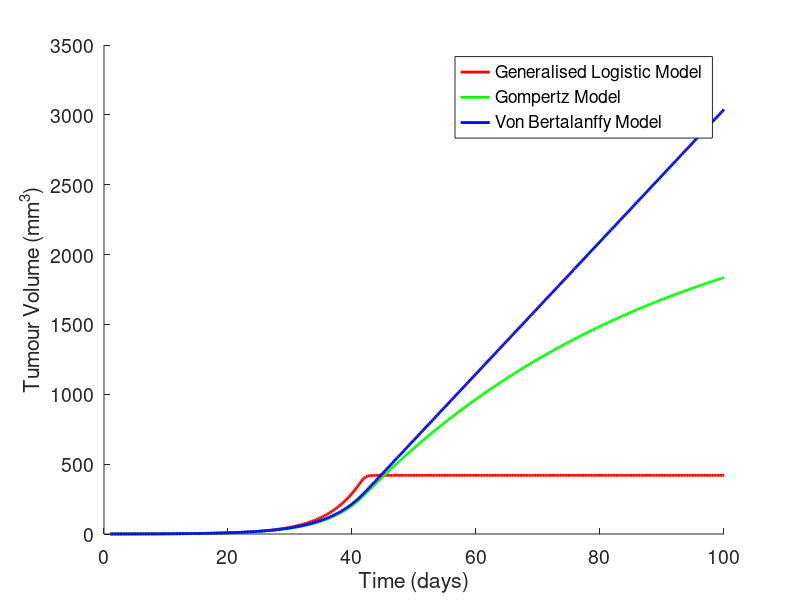

Write MATLAB code to recreate this figure.
a1 = 0.18; K1 = 420; v1 = 18;
a2 = 0.25; b2 = 0.02;
a3 = 0.25; b3 = 0.024; gamma = 0.9;
Initial_Tumour_Size = 0.26;
% All values taken from Shabanisamghabady (2016)

f = @(t,y) [a1*y(1)*(1 - (y(1)/K1)^v1);
            a2*y(1)*exp(-b2*t);
            a3*y(1)^gamma - b3*y(1)]; % y(1) is the x variable (tumour size)
% If exact solution not known, set function below to return a zero vector
exact = @(t) [0;0;0];

h=0.25; % Step size
t0 = 1; tN = 100; % range of t

y0 = [Initial_Tumour_Size; Initial_Tumour_Size; Initial_Tumour_Size];

n = 3; % Number of unknown functions of y_i

if length(y0) ~= n
    disp('Error, you entered an incorrect number of equations. Try again ')
    return;
end

% Currently assumes no more than 10-dimensional problem for plotting purposes. Change if needed.
if length(y0) > 10
    disp('Error, for plotting purposes only up to 10 equations supported.')
    disp('Edit the file to change this and try again.')
    return;
end

t = t0:h:tN;
sizet = length(t);

y = zeros(n,sizet);
yexact = zeros(n, sizet);
ytemp = zeros(n,1);

% Initial conditions set in following loop
for k = 1:n
    y(k,1) = y0(k);
end

% Main Heun's method loop
for k = 2:sizet
    ytemp = y(:,k-1) + h*f(t(k-1), y(:,k-1));
    y(:,k) = y(:,k-1) + (h/2)*(f(t(k-1), y(:,k-1)) + f(t(k), ytemp));
end

for k = 1:sizet
    yexact(:,k) = exact(t(k));
end

for mm = 1: n
    fprintf('PRINTING INFORMATION FOR FUNCTION %d\n\n',mm);
    fprintf(' i    TIME       Yi (HEUN)        y(ti) (EXACT)      ABS. ERROR\n')
    for k = 1:sizet
        fprintf('%3d   %8f   %10f      %10f        %10f\n',k-1,t(k),y(mm,k),yexact(mm,k), abs(y(mm,k)-yexact(mm,k)))
    end
end

clf %clear all figures
cmap = zeros(10,3); % Currently assumes no more than 10-dimensional problem. Change if needed.
cmap(1:3,1:3) = eye(3);
cmap(4,:) = [1 1 0]; cmap(5,:) = [1 0 1]; cmap(6,:) = [0 1 1];
cmap(7,:) = [0.5 1 0]; cmap(8,:) = [1 0 0.5]; cmap(9,:) = [0.5 0.5 0.5];
set(gca,'fontsize',14)
hold on

for k = 1:n
    if k == 1
        legentry = sprintf('Generalised Logistic Model');
    elseif k == 2
        legentry = sprintf('Gompertz Model');
    elseif k == 3
        legentry = sprintf('Von Bertalanffy Model');
    end
    plot(t,y(k,:),'Color',cmap(k,:),'linewidth',2,'DisplayName',legentry)
    xlabel('Time (days)'); ylabel('Tumour Volume (mm^3)');
    fprintf('PLOTTING INFORMATION FOR FUNCTION %d\n\n',k);
end
legend(gca,'show');
print('Tumour Models 2.jpeg','-djpeg');
hold off
